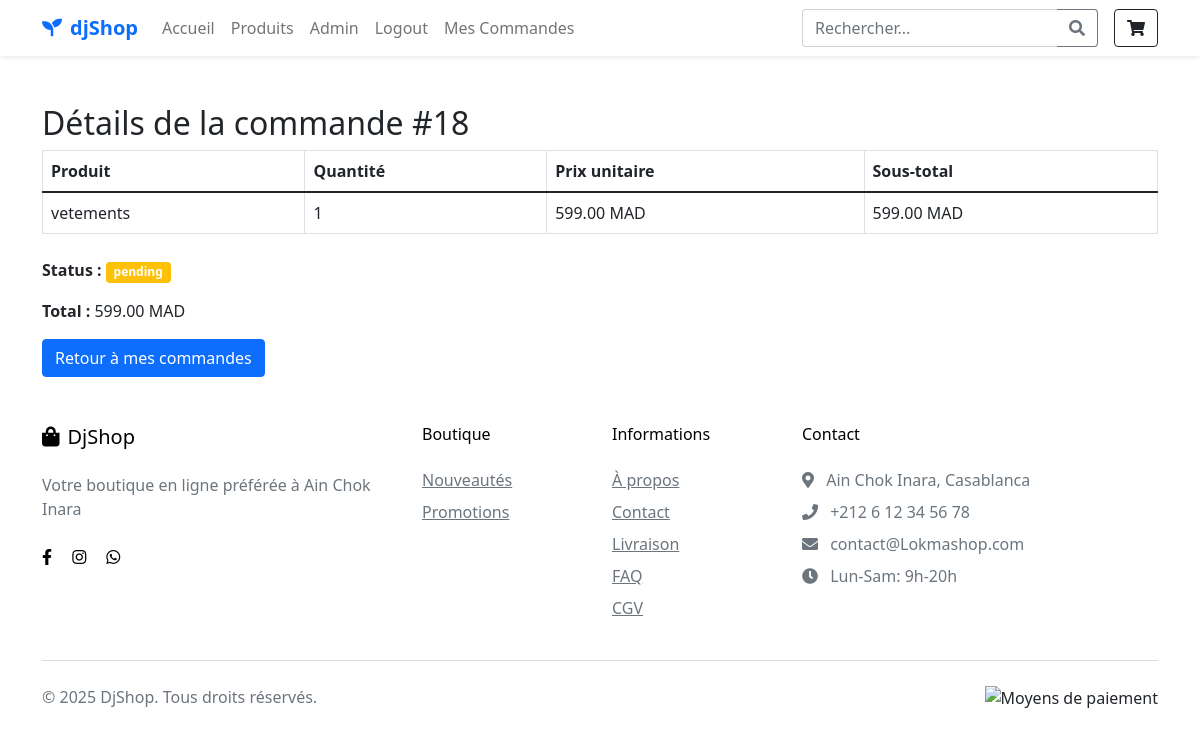
Screenshot of /commande/18/ (signed in) with the database file from the repository.
### ecommerce/models.py (models this page shows, shortened)
class Order(models.Model):
    user = models.ForeignKey(User, related_name='orders', on_delete=models.CASCADE)
    date_ordered = models.DateTimeField(auto_now_add=True)
    status = models.CharField(max_length=100, default='pending')
    def total_price(self):
        return sum(line.total_price() for line in self.lines.all())

class OrderLine(models.Model):
    order = models.ForeignKey(Order, related_name='lines', on_delete=models.CASCADE)
    product = models.ForeignKey(Product, on_delete=models.CASCADE)
    quantity = models.PositiveIntegerField()
    def total_price(self):
        return self.product.price * self.quantity

class Product(models.Model):
    name = models.CharField(max_length=255)
    description = models.TextField()
    price = models.DecimalField(max_digits=10, decimal_places=2)
    category = models.ForeignKey(Category, related_name='products', on_delete=models.CASCADE)
    stock = models.PositiveIntegerField()
    image = models.ImageField(upload_to='products/')

### ecommerce/views.py (the view)
# urls.py: path('commande/<int:order_id>/', views.order_detail, name='order_detail'),
@login_required
def order_detail(request, order_id):
    order = Order.objects.get(id=order_id, user=request.user)
    return render(request, 'order_detail.html', {'order': order})

### ecommerce/templates/order_detail.html (shortened to what this page needs)
{% load static %}
<!DOCTYPE html>
<html lang="fr">
<head>
    <link href="https://cdn.jsdelivr.net/npm/bootstrap@5.1.3/dist/css/bootstrap.min.css" rel="stylesheet">
    <link href="https://cdnjs.cloudflare.com/ajax/libs/font-awesome/5.15.4/css/all.min.css" rel="stylesheet">
</head>
<body>
 <nav class="navbar navbar-expand-lg navbar-light bg-white sticky-top shadow-sm">
    <div class="container">
        <a class="navbar-brand text-primary fw-bold" href="{% url 'home' %}">
            <i class="fas fa-seedling me-2"></i>djShop
        </a>
        <div class="collapse navbar-collapse" id="navbarNav">
            <ul class="navbar-nav me-auto mb-2 mb-lg-0">
                <li class="nav-item">
                    <a class="nav-link {% if request.path == '/' %}active{% endif %}" href="{% url 'product_list' %}">Accueil</a>
                                        </li>
                                    {% if request.user.is_authenticated and request.user.is_superuser %}
                        <li class="nav-item">
                            <a class="nav-link" href="{% url 'products' %}">Produits</a>
                        </li>
                        {% endif %}
                <li class="nav-item">
                    <a class="nav-link" href="http://127.0.0.1:8000/admin/">Admin</a>
                </li>
                {% if request.user.is_authenticated %}
                <li class="nav-item">
                    <a class="nav-link" href="{% url 'logout' %}">Logout</a>
                </li>
            {% else %}
                <li class="nav-item">
                    <a class="nav-link" href="{% url 'login' %}">Login</a>
                </li>
            {% endif %}
              <li class="nav-item">
                    <a class="nav-link" href="{% url 'order_list' %}">Mes Commandes</a>
                </li>
            </ul>
            <div class="d-flex align-items-center">
                <form class="d-none d-lg-flex me-3" method="GET" action="">
                    <div class="input-group">
                        <input type="text" name="q" class="form-control border-end-0" placeholder="Rechercher...">
                        <button class="btn btn-outline-secondary border-start-0" type="submit">
                            <i class="fas fa-search"></i>
                        </button>
                    </div>
                </form>
                <a href="{% url 'panier' %}" class="btn btn-outline-dark position-relative">
                    <i class="fas fa-shopping-cart"></i>
                </a>
            </div>
        </div>
    </div>
</nav>
<br>
<br>
    <div class="container">
        <h2>Détails de la commande #{{ order.id }}</h2>
      <table class="table table-bordered">
    <thead>
        <tr>
            <th>Produit</th>
            <th>Quantité</th>
            <th>Prix unitaire</th>
            <th>Sous-total</th>
        </tr>
    </thead>
    <tbody>
        {% for line in order.lines.all %}
        <tr>
            <td>{{ line.product.name }}</td>
            <td>{{ line.quantity }}</td>
            <td>{{ line.product.price }} MAD</td>
            <td>{{ line.total_price }} MAD</td>
        </tr>
        {% endfor %}
    </tbody>
</table>
        <div class="mt-4">
            <p><strong>Status :</strong>
                <span class="badge {% if order.status == 'pending' %}bg-warning{% elif order.status == 'completed' %}bg-success{% else %}bg-secondary{% endif %}">
                    {{ order.status }}
                </span>
            </p>
            <p><strong>Total :</strong> {{ order.total_price }} MAD</p>
            <a href="{% url 'order_list' %}" class="btn btn-primary">Retour à mes commandes</a>
        </div>
    </div>
  <footer class="py-5">
    <div class="container">
        <div class="row g-4">
            <div class="col-lg-4">
                <h5 class="text-black mb-4">
                    <i class="fas fa-shopping-bag me-2"></i>DjShop
                </h5>
                <p class="text-muted">Votre boutique en ligne préférée à Ain Chok Inara</p>
                <div class="mt-4">
                    <a href="#" class="text-black me-3"><i class="fab fa-facebook-f"></i></a>
                    <a href="#" class="text-black me-3"><i class="fab fa-instagram"></i></a>
                    <a href="#" class="text-black"><i class="fab fa-whatsapp"></i></a>
                </div>
            </div>
            <div class="col-lg-2 col-md-4">
                <h6 class="text-black mb-4">Boutique</h6>
                <ul class="list-unstyled">
                    <li class="mb-2"><a href="#" class="text-muted">Nouveautés</a></li>
                    <li class="mb-2"><a href="#" class="text-muted">Promotions</a></li>
                </ul>
            </div>
            <div class="col-lg-2 col-md-4">
                <h6 class="text-black mb-4">Informations</h6>
                <ul class="list-unstyled">
                    <li class="mb-2"><a href="#" class="text-muted">À propos</a></li>
                    <li class="mb-2"><a href="#" class="text-muted">Contact</a></li>
                    <li class="mb-2"><a href="#" class="text-muted">Livraison</a></li>
                    <li class="mb-2"><a href="#" class="text-muted">FAQ</a></li>
                    <li><a href="#" class="text-muted">CGV</a></li>
                </ul>
            </div>
            <div class="col-lg-4 col-md-4">
                <h6 class="text-black mb-4">Contact</h6>
                <ul class="list-unstyled text-muted">
                    <li class="mb-2"><i class="fas fa-map-marker-alt me-2"></i> Ain Chok Inara, Casablanca</li>
                    <li class="mb-2"><i class="fas fa-phone me-2"></i> +212 6 12 34 56 78</li>
                    <li class="mb-2"><i class="fas fa-envelope me-2"></i> contact@Lokmashop.com</li>
                    <li><i class="fas fa-clock me-2"></i> Lun-Sam: 9h-20h</li>
                </ul>
            </div>
        </div>
        <hr class="my-4 bg-secondary">
        <div class="row">
            <div class="col-md-6 text-center text-md-start">
                <p class="mb-0 text-muted">&copy; {% now "Y" %} DjShop. Tous droits réservés.</p>
            </div>
            <div class="col-md-6 text-center text-md-end">
                <img src="{% static 'images/payment-methods.png' %}" alt="Moyens de paiement" class="img-fluid" style="max-height: 30px;">
            </div>
        </div>
    </div>
</footer>
</body>
</html>

### rows the page displays
Order: id "18", status "pending", total_price "599.00"
OrderLine: product.name "vetements", quantity "1", product.price "599.00", total_price "599.00"
